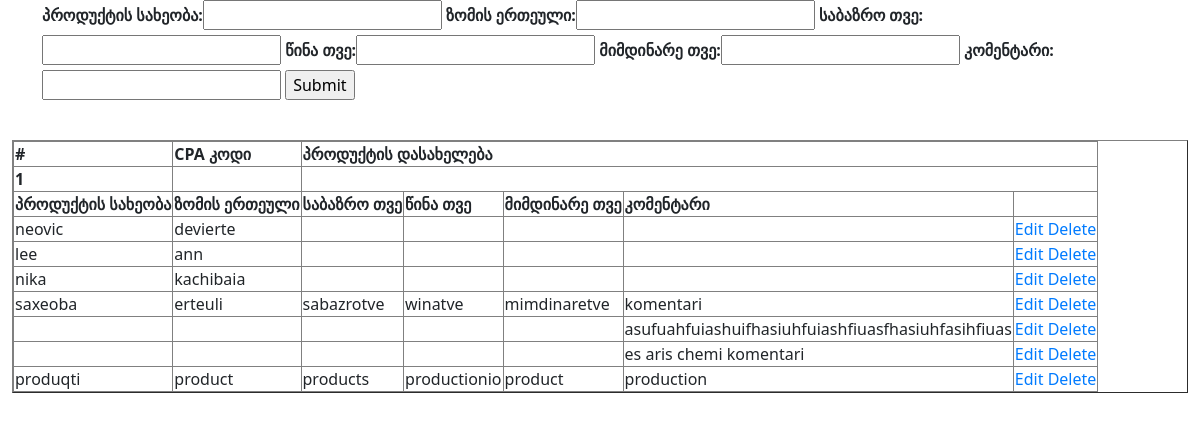
The page /surveytable/index.php on the database its author committed.
### tables this page shows
CREATE TABLE `products` (
  `userid` int(11) NOT NULL,
  `saxeoba` varchar(30) NOT NULL,
  `erteuli` varchar(30) NOT NULL,
  `sabazrotve` varchar(50) DEFAULT NULL,
  `winatve` varchar(50) DEFAULT NULL,
  `mimdinaretve` varchar(50) DEFAULT NULL,
  `komentari` varchar(50) DEFAULT NULL
);

### surveytable/index.php (the view, shortened to what this page needs)
<?php include('../header.php'); ?>
<!DOCTYPE html>
<html lang="en">
<head>
	<link rel="stylesheet" href="css/style.css">
	<link rel="stylesheet" href="css/responsive.css">
</head>
<body>
	<div class="container-fluid container-sm">
		<form method="POST" action="add.php">
			<label>პროდუქტის სახეობა:</label><input type="text" name="saxeoba">
			<label>ზომის ერთეული:</label><input type="text" name="erteuli">
			<label>საბაზრო თვე:</label><input type="text" name="sabazrotve">
			<label>წინა თვე:</label><input type="text" name="winatve">
			<label>მიმდინარე თვე:</label><input type="text" name="mimdinaretve">
			<label>კომენტარი:</label><input type="text" name="komentari">
			<input type="submit" name="add">
		</form>
	</div>
	<br>
	<div class="container-fluid">
		<table border="1" class="table-responsive">
			<thead>
				<th colspan="1">#</th>
				<th colspan="1">CPA კოდი</th>
				<th colspan="5">პროდუქტის დასახელება</th>
			</thead>
			<thead>
				<th colspan="1">1</th>
				<th colspan="1"></th>
				<th colspan="5"></th>
			</thead>
			<thead>
				<th>პროდუქტის სახეობა</th>
				<th>ზომის ერთეული</th>
				<th>საბაზრო თვე</th>
				<th>წინა თვე</th>
				<th>მიმდინარე თვე</th>
				<th>კომენტარი</th>
				<th></th>
			</thead>
			<tbody>
				<?php
				include('conn.php');
				$query = mysqli_query($conn, "select * from `products`");
				while ($row = mysqli_fetch_array($query)) {
				?>
					<tr>
						<td><?php echo $row['saxeoba']; ?></td>
						<td><?php echo $row['erteuli']; ?></td>
						<td><?php echo $row['sabazrotve']; ?></td>
						<td><?php echo $row['winatve']; ?></td>
						<td><?php echo $row['mimdinaretve']; ?></td>
						<td><?php echo $row['komentari']; ?></td>
						<td>
							<a href="edit.php?id=<?php echo $row['userid']; ?>">Edit</a>
							<a href="delete.php?id=<?php echo $row['userid']; ?>">Delete</a>
						</td>
					</tr>
				<?php
				}
				?>
			</tbody>
		</table>
	</div>
</body>
</html>

### surveytable/css/style.css (style rules this page uses)
:root { --bs-blue: #0d6efd; --bs-indigo: #6610f2; --bs-purple: #6f42c1; --bs-pink: #d63384; --bs-red: #dc3545; --bs-orange: #fd7e14; --bs-yellow: #ffc107; --bs-green: #198754; --bs-teal: #20c997; --bs-cyan: #0dcaf0; --bs-white: #fff; --bs-gray: #6c757d; --bs-gray-dark: #343a40; --bs-primary: #0d6efd; --bs-secondary: #6c757d; --bs-success: #198754; --bs-info: #0dcaf0; --bs-warning: #ffc107; --bs-danger: #dc3545; --bs-light: #f8f9fa; --bs-dark: #212529; --bs-font-sans-serif: system-ui, -apple-system, "Segoe UI", Roboto, "Helvetica Neue", Arial, "Noto Sans", "Liberation Sans", sans-serif, "Apple Color Emoji", "Segoe UI Emoji", "Segoe UI Symbol", "Noto Color Emoji"; --bs-font-monospace: SFMono-Regular, Menlo, Monaco, Consolas, "Liberation Mono", "Courier New", monospace; --bs-gradient: linear-gradient(180deg, rgba(255, 255, 255, 0.15), rgba(255, 255, 255, 0)); }
*, *::before, *::after { box-sizing: border-box; }
@media (prefers-reduced-motion: no-preference) { :root { scroll-behavior: smooth; } }
body { margin: 0; font-family: var(--bs-font-sans-serif); font-size: 1rem; font-weight: 400; line-height: 1.5; color: #212529; background-color: #fff; -webkit-text-size-adjust: 100%; -webkit-tap-highlight-color: rgba(0, 0, 0, 0); }
.container-fluid { width: 100%; padding-right: var(--bs-gutter-x, 0.75rem); padding-left: var(--bs-gutter-x, 0.75rem); margin-right: auto; margin-left: auto; }
.container, .container-fluid, .container-sm, .container-md, .container-lg, .container-xl, .container-xxl { display: flex; flex-wrap: inherit; align-items: center; justify-content: space-between; }
.table-responsive { overflow-x: auto; -webkit-overflow-scrolling: touch; }

### surveytable/css/responsive.css (style rules this page uses)
@media (min-width: 576px) { .container-sm, .container { max-width: 540px; } }
@media (min-width: 768px) { .container-md, .container-sm, .container { max-width: 720px; } }
@media (min-width: 992px) { .container-lg, .container-md, .container-sm, .container { max-width: 960px; } }
@media (min-width: 1200px) { .container-xl, .container-lg, .container-md, .container-sm, .container { max-width: 1140px; } }

### rows shown on the page
products: saxeoba "neovic", erteuli "devierte"
products: saxeoba "lee", erteuli "ann"
products: saxeoba "nika", erteuli "kachibaia"
products: saxeoba "saxeoba", erteuli "erteuli", sabazrotve "sabazrotve", winatve "winatve", mimdinaretve "mimdinaretve", komentari "komentari"
products: komentari "asufuahfuiashuifhasiuhfuiashfiuasfhasiuhfasihfiuas"
products: komentari "es aris chemi komentari"
products: saxeoba "produqti", erteuli "product", sabazrotve "products", winatve "productionio", mimdinaretve "product", komentari "production"
